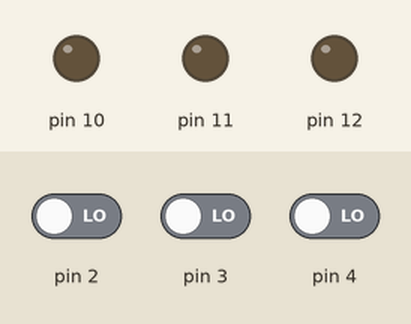
The sketch below on a simulated Arduino Uno, built with avr-gcc and run on an emulated ATmega328P. Shown: output pins drawn as LEDs (lit = HIGH). The inputs (shaded band) are chosen by the test bench; at power-on: pin 2 LOW, pin 3 LOW, pin 4 LOW.

Above: at 1.2 s.
1.3 s: pin 2 driven HIGH
At 1.7 s:
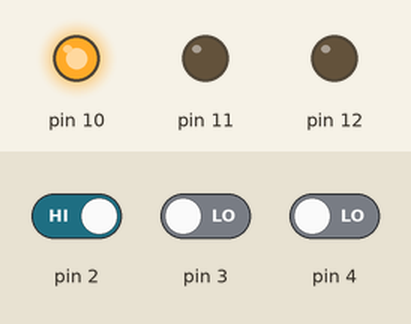
2.8 s: pin 3 driven HIGH
At 4.0 s:
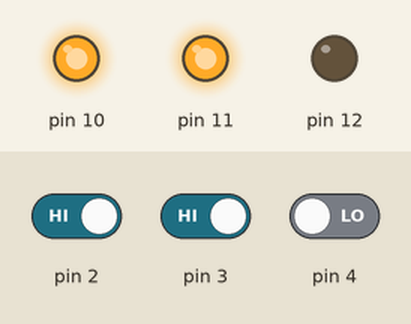
4.3 s: pin 4 driven HIGH
At 5.2 s:
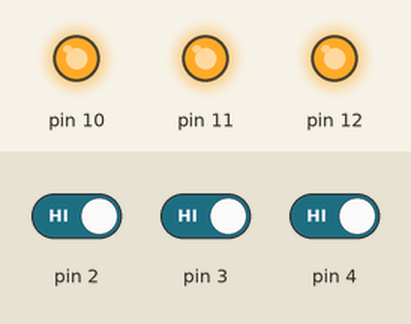
5.8 s: pin 2 driven LOW
At 6.3 s:
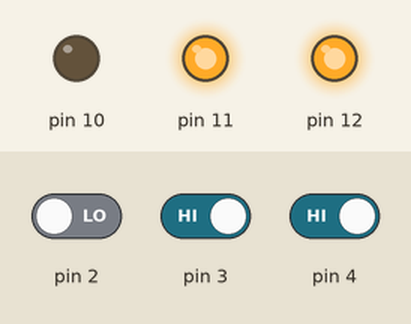
7.3 s: pin 3 driven LOW
At 8.5 s:
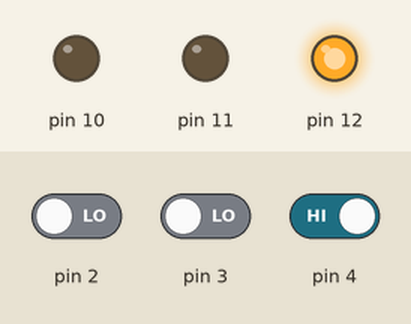
8.8 s: pin 2 driven HIGH
Timing chart, 0 to 55.3 s (numbered marks = the images above; inputs shaded):
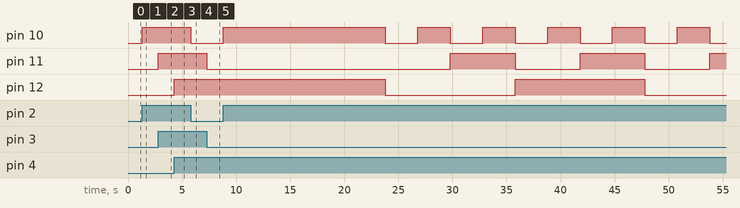

Measured:
- after the input at 1.3 s, pin 10: LOW → HIGH at once
- after the input at 2.8 s, pin 11: LOW → HIGH at once
- after the input at 4.3 s, pin 12: LOW → HIGH at once
- after the input at 5.8 s, pin 10: HIGH → LOW at once
- after the input at 7.3 s, pin 11: HIGH → LOW at once

The sketch:

Day_5_with_Time_out_Timer_and_counter_sketch_oct28a.ino
```cpp
/*
 * 30 Days - Lost in Space
 * Day 5 - Creative Day 1 -- Embellished with Time Out Timer and Counter
 *
 * Learn more at https://learn.inventr.io/adventure
 *

 */


#include "Arduino.h"  // include information about our HERO

byte switchState = 0;
byte previousSwitchState = 0; // Store the previous switch state
unsigned long lastSwitchChangeTime = 0;
bool isCounting = false;       // Flag to switch between modes
byte counter = 0;

void setup() {
    // Set up pins for DIP switch and LEDs
    pinMode(2, INPUT);
    pinMode(3, INPUT);
    pinMode(4, INPUT);
    pinMode(10, OUTPUT);
    pinMode(11, OUTPUT);
    pinMode(12, OUTPUT);
}

void loop() {
    // Read the DIP switch state
    switchState = (digitalRead(4) << 2) | (digitalRead(3) << 1) | digitalRead(2);

    // Check if switch state has changed
    if (switchState != previousSwitchState) {
        previousSwitchState = switchState;     // Update previous state
        lastSwitchChangeTime = millis();       // Reset the timer
        isCounting = false;                    // Stay in DIP switch mode
        displaySwitchState(switchState);       // Display current switch state
    }

    // Check the elapsed time to determine mode
    if (millis() - lastSwitchChangeTime > 15000) {  // After 15 seconds
        isCounting = true;
    }

    if (isCounting) {
        displayBinaryCounter();
    } else {
        displaySwitchState(switchState);  // Display switch state within 15 seconds
    }
}

// Function to display DIP switch state
void displaySwitchState(byte state) {
    digitalWrite(10, state & 0b001 ? HIGH : LOW); // LED on pin 10 (1)
    digitalWrite(11, state & 0b010 ? HIGH : LOW); // LED on pin 11 (2)
    digitalWrite(12, state & 0b100 ? HIGH : LOW); // LED on pin 12 (4)
}

// Function to display binary counter from 0 to 7
void displayBinaryCounter() {
    digitalWrite(10, counter & 0b001 ? HIGH : LOW);  // LED on pin 10
    digitalWrite(11, counter & 0b010 ? HIGH : LOW);  // LED on pin 11
    digitalWrite(12, counter & 0b100 ? HIGH : LOW);  // LED on pin 12

    delay(3000); // Hold each counter state for 1 second -->  Changed to 3 seconds
    counter = (counter + 1) % 8;  // Loop back to 0 after reaching 7
}
```
